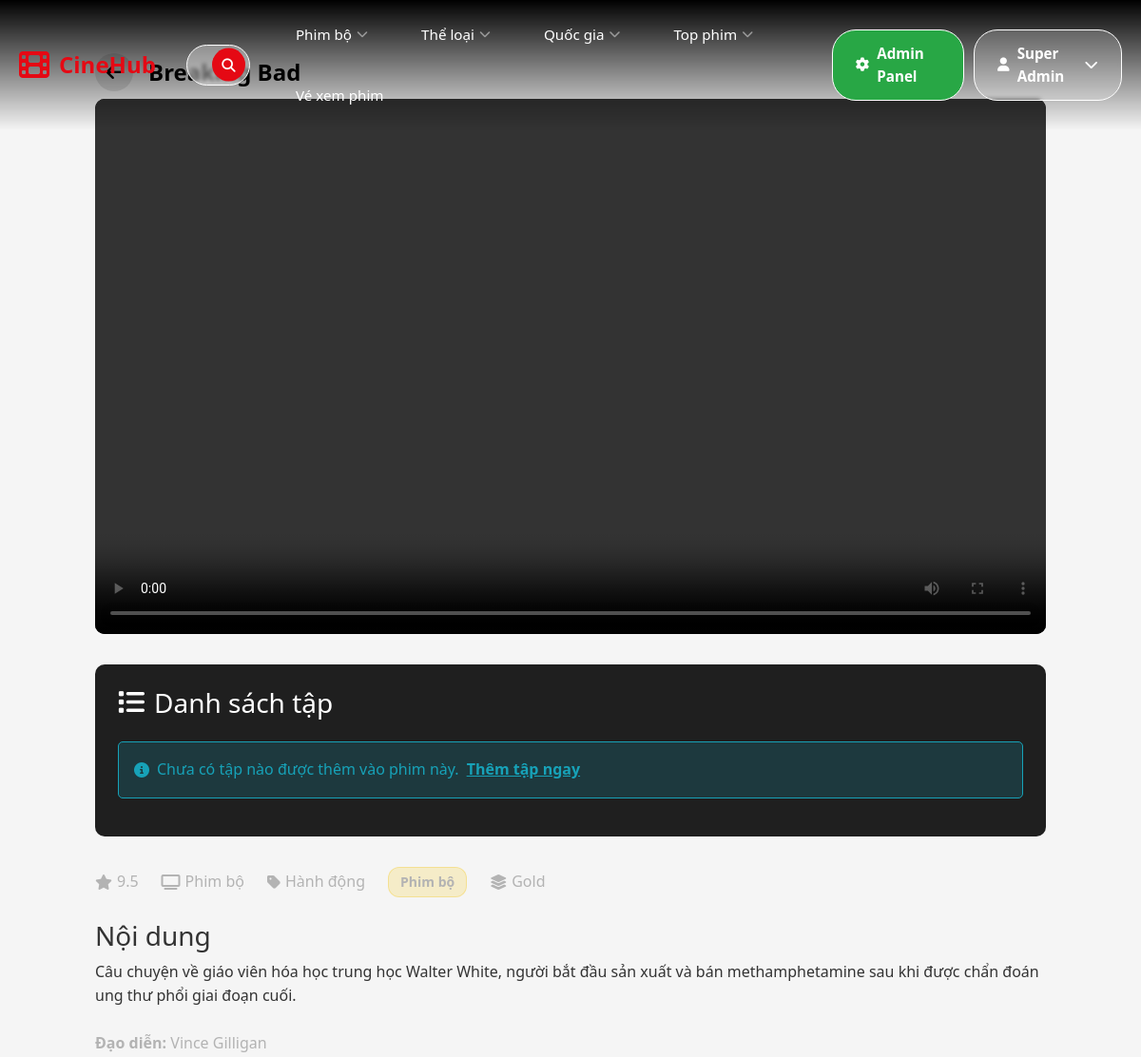
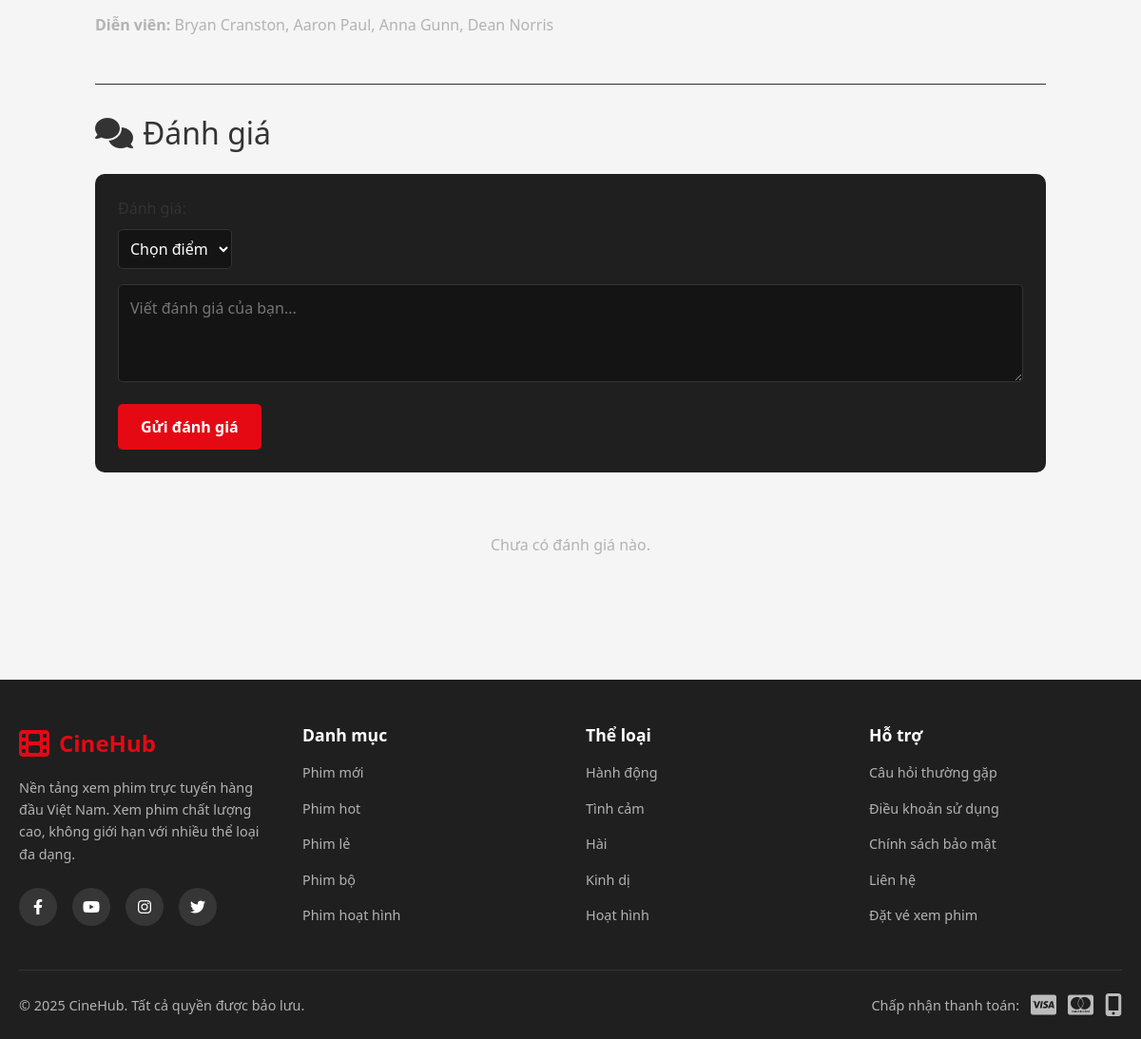
The app's page /?route=movie/watch&id=9 (signed in) with its own data (2 pictures, top to bottom).
### tables this page shows
CREATE TABLE `users` (
  `id` int(11) NOT NULL,
  `name` varchar(100) NOT NULL,
  `email` varchar(120) NOT NULL,
  `password` varchar(255) NOT NULL,
  `avatar` varchar(255) DEFAULT NULL,
  `birthdate` date DEFAULT NULL,
  `rank` enum('Bronze','Silver','Gold','Platinum') DEFAULT 'Bronze',
  `points` int(11) DEFAULT 0,
  `subscription_id` int(11) DEFAULT NULL,
  `status` enum('active','inactive','banned') DEFAULT 'active',
  `email_verified` tinyint(1) DEFAULT 0,
  `created_at` timestamp NOT NULL DEFAULT current_timestamp(),
  `updated_at` timestamp NOT NULL DEFAULT current_timestamp() ON UPDATE current_timestamp(),
  `role` enum('user','admin','moderator') DEFAULT 'user',
  `is_active` tinyint(1) DEFAULT 1,
  `last_login` datetime DEFAULT NULL
);

CREATE TABLE `movies` (
  `id` int(11) NOT NULL,
  `title` varchar(255) NOT NULL,
  `category_id` int(11) DEFAULT NULL,
  `level` enum('Free','Silver','Gold','Premium') DEFAULT 'Free',
  `duration` int(11) DEFAULT NULL,
  `description` text DEFAULT NULL,
  `director` varchar(100) DEFAULT NULL,
  `actors` text DEFAULT NULL,
  `video_url` varchar(255) DEFAULT NULL,
  `trailer_url` varchar(255) DEFAULT NULL,
  `thumbnail` varchar(255) DEFAULT NULL,
  `status` enum('Sắp chiếu','Chiếu rạp','Chiếu online') DEFAULT 'Sắp chiếu',
  `rating` float DEFAULT 0,
  `created_at` timestamp NOT NULL DEFAULT current_timestamp(),
  `status_admin` enum('draft','scheduled','published','archived') DEFAULT 'draft',
  `publish_date` datetime DEFAULT NULL,
  `geo_restriction` text DEFAULT NULL,
  `drm_enabled` tinyint(1) DEFAULT 0,
  `banner` varchar(255) DEFAULT NULL,
  `country` varchar(100) DEFAULT NULL,
  `language` varchar(50) DEFAULT NULL,
  `age_rating` varchar(10) DEFAULT NULL,
  `type` enum('phimle','phimbo') DEFAULT 'phimle'
);

CREATE TABLE `categories` (
  `id` int(11) NOT NULL,
  `name` varchar(100) NOT NULL,
  `parent_id` int(11) DEFAULT NULL
);

### modules/movie/views/watch.php (the view, shortened to what the rows shown need)
<section class="watch-section">
    <div class="container">
        <div class="watch-container">
            <div class="watch-header">
                <a href="javascript:history.back()" class="back-button">
                    <i class="fas fa-arrow-left"></i>
                </a>
                <h1 class="watch-movie-title"><?php echo htmlspecialchars($movie['title']); ?></h1>
            </div>
            <div class="video-wrapper">
                <?php
                $videoUrl = null;
                if (isset($currentEpisode) && $currentEpisode && !empty($currentEpisode['video_url'])) {
                    $videoUrl = $currentEpisode['video_url'];
                } elseif (($movie['type'] ?? 'phimle') === 'phimbo' && !empty($episodes)) {
                    $videoUrl = $episodes[0]['video_url'] ?? null;
                } else {
                    $videoUrl = $movie['video_url'] ?? null;
                }
                if ($videoUrl): ?>
                    <video id="videoPlayer" controls>
                        <source src="<?php echo htmlspecialchars($videoUrl); ?>" type="video/mp4">
                    </video>
                <?php endif; ?>
            </div>
            <?php if (($movie['type'] ?? 'phimle') === 'phimbo'): ?>
            <div class="episodes-section">
                <h3><i class="fas fa-list"></i> Danh sách tập</h3>
                <?php if (!empty($episodes)): ?>
                    <div class="episodes-list">
                        <?php foreach ($episodes as $episode): ?>
                            <a href="?route=movie/watch&id=<?php echo $movie['id']; ?>&episode_id=<?php echo $episode['id']; ?>"
                               class="episode-item <?php echo (isset($currentEpisode) && $currentEpisode && $currentEpisode['id'] == $episode['id']) ? 'active' : ''; ?>">
                                <div class="episode-number">Tập <?php echo $episode['episode_number']; ?></div>
                                <div class="episode-info">
                                    <?php if ($episode['title']): ?>
                                        <div class="episode-title"><?php echo htmlspecialchars($episode['title']); ?></div>
                                    <?php endif; ?>
                                    <?php if ($episode['duration']): ?>
                                        <div class="episode-duration"><?php echo $episode['duration']; ?> phút</div>
                                    <?php endif; ?>
                                </div>
                                <?php if ($episode['thumbnail']): ?>
                                    <div class="episode-thumbnail">
                                        <img src="<?php echo htmlspecialchars($episode['thumbnail']); ?>" alt="Tập <?php echo $episode['episode_number']; ?>">
                                    </div>
                                <?php endif; ?>
                            </a>
                        <?php endforeach; ?>
                    </div>
                <?php else: ?>
                    <div class="alert alert-info">
                        <i class="fas fa-info-circle"></i> Chưa có tập nào được thêm vào phim này.
                        <?php if (isset($isAdmin) && $isAdmin): ?>
                            <a href="?route=admin/movies/edit&id=<?php echo $movie['id']; ?>" class="alert-link">Thêm tập ngay</a>
                        <?php endif; ?>
                    </div>
                <?php endif; ?>
            </div>
            <?php endif; ?>
            <div class="movie-details">
                <div class="movie-meta-info">
                    <span><i class="fas fa-star"></i> <?php echo number_format($movie['rating'], 1); ?></span>
                    <?php if (($movie['type'] ?? 'phimle') === 'phimbo'): ?>
                        <span><i class="fas fa-tv"></i> Phim bộ</span>
                    <?php else: ?>
                        <span><i class="fas fa-clock"></i> <?php echo $movie['duration']; ?> phút</span>
                    <?php endif; ?>
                    <span><i class="fas fa-tag"></i> <?php echo htmlspecialchars($movie['category_name'] ?? 'Chưa phân loại'); ?></span>
                    <span class="movie-type-badge-inline"><?php echo ($movie['type'] ?? 'phimle') === 'phimbo' ? 'Phim bộ' : 'Phim lẻ'; ?></span>
                    <span><i class="fas fa-layer-group"></i> <?php echo $movie['level']; ?></span>
                </div>
                <?php if ($movie['description']): ?>
                    <div class="movie-description-full">
                        <h3>Nội dung</h3>
                        <p><?php echo nl2br(htmlspecialchars($movie['description'])); ?></p>
                    </div>
                <?php endif; ?>
                <?php if ($movie['director'] || $movie['actors']): ?>
                    <div class="movie-cast">
                        <?php if ($movie['director']): ?>
                            <p><strong>Đạo diễn:</strong> <?php echo htmlspecialchars($movie['director']); ?></p>
                        <?php endif; ?>
                        <?php if ($movie['actors']): ?>
                            <p><strong>Diễn viên:</strong> <?php echo htmlspecialchars($movie['actors']); ?></p>
                        <?php endif; ?>
                    </div>
                <?php endif; ?>
            </div>
            <div class="reviews-section" id="reviews">
                <h2><i class="fas fa-comments"></i> Đánh giá</h2>
                <?php if (isset($user) && $user): ?>
                    <form method="POST" action="?route=review/create" class="review-form" id="reviewForm">
                        <div class="rating-input">
                            <label>Đánh giá:</label>
                            <select name="rating" id="ratingSelect" required>
                                <option value="">Chọn điểm</option>
                            </select>
                        </div>
                        <textarea name="comment" id="commentText" placeholder="Viết đánh giá của bạn..." rows="3"></textarea>
                        <button type="submit" class="btn btn-primary">Gửi đánh giá</button>
                    </form>
                <?php endif; ?>
                <div class="reviews-list">
                    <?php if (empty($reviews)): ?>
                        <p class="no-reviews">Chưa có đánh giá nào.</p>
                    <?php endif; ?>
                </div>
            </div>
        </div>
    </div>
</section>

### shared/layout/header.php (shortened to what the rows shown need)
<!DOCTYPE html>
<html lang="vi">
<head>
    <link href="https://cdn.jsdelivr.net/npm/bootstrap@5.3.0/dist/css/bootstrap.min.css" rel="stylesheet">
    <link rel="stylesheet" href="http://localhost/DuAn1/style.css">
    <link rel="stylesheet" href="https://cdnjs.cloudflare.com/ajax/libs/font-awesome/6.4.0/css/all.min.css">
</head>
<body>
    <?php
    $isAuthPage = false;
    ?>
    <?php if (!$isAuthPage): ?>
    <?php
    try {
        require_once __DIR__ . '/../../core/Database.php';
    } catch (Exception $e) {
        $menuCategories = [];
        $countries = [];
    }
    ?>
    <header class="header-new">
        <div class="header-container">
            <div class="header-right">
                <?php if (isset($user) && $user): ?>
                    <?php
                    $isAdmin = false;
                    if (isset($user['role']) && $user['role'] === 'admin') {
                        $isAdmin = true;
                    }
                    ?>
                    <?php if ($isAdmin): ?>
                        <a href="http://localhost/DuAn1/?route=admin/index" class="sign-in-btn" style="background-color: #28a745; margin-right: 10px;">
                            <i class="fas fa-cog"></i>
                            <span>Admin Panel</span>
                        </a>
                    <?php endif; ?>
                    <a href="http://localhost/DuAn1/?route=profile/index" class="sign-in-btn">
                        <i class="fas fa-user"></i>
                        <span><?php echo htmlspecialchars($user['name']); ?></span>
                        <i class="fas fa-chevron-down"></i>
                    </a>
                <?php endif; ?>
            </div>
        </div>
    </header>
    <?php endif; ?>

### records on screen
users: name "Super Admin"
movies: title "Breaking Bad…", rating "9.5", category.name "Hành động", level "Gold", description "Câu chuyện về giáo viên hóa học trung học Walter White, người bắt đầu sản xuất và bán methamphetamine sau khi được chẩn đoán ung thư phổi giai đoạn cuối.", director "Vince Gilligan", actors "Bryan Cranston, Aaron Paul, Anna Gunn, Dean Norris"
